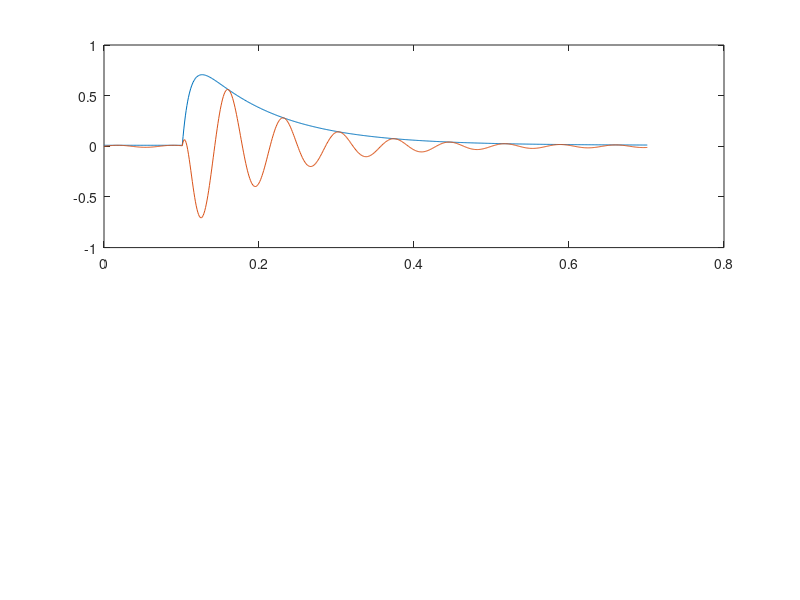

Here is the MATLAB script that generated this plot: (Note: this script raises an error after producing the figure.)
close all; clear
subplot(2,1,1)
fsamp = 1000;
dt = 1/fsamp;
frq = 14;
t = 0:dt:0.6;
aEnvMod = exp(-t/0.1)- exp(-t./0.01);
tPre = 0:dt:0.1;
tNew = [tPre tPre(end)+dt:dt:t(end)+tPre(end)+dt];
aEnvMod = [repmat(0.01,1,numel(tPre)) aEnvMod+0.01];

plot(tNew,aEnvMod)
hold on
% aEnvModStoc = aEnvMod + 0.1*randn(size(aEnvMod));


B = aEnvMod.*sin(2*pi*frq*tNew);
BStoc = B + 0.0*randn(size(aEnvMod));
plot(tNew,BStoc)

d = designfilt('bandpassfir','FilterOrder',120, ...
         'CutoffFrequency1',5,'CutoffFrequency2',50, ...
         'SampleRate',fsamp);
     

BFilt = filtfilt(d,BStoc);
plot(tNew,BFilt)

subplot(2,1,2)
sclz = -1;
Env = 1./(abs(hilbert(BFilt)).^2);
dscz = 1/(1/sum(Env));
for i = 1:numel(BFilt)-1
    sclz(i+1) = sclz(i) + (Env(i)/dscz);
end
sclz(end)

% sclz = linspace(-2,2,numel(BFilt)); %.*abs(hilbert(BFilt));
plot(sclz+imag(hilbert(BFilt)),real(hilbert(BFilt)))